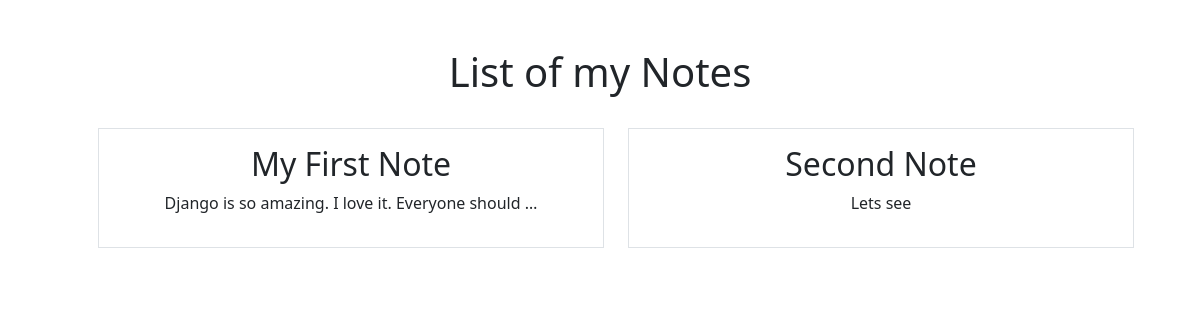
Page /notes/list on the earlier database version.
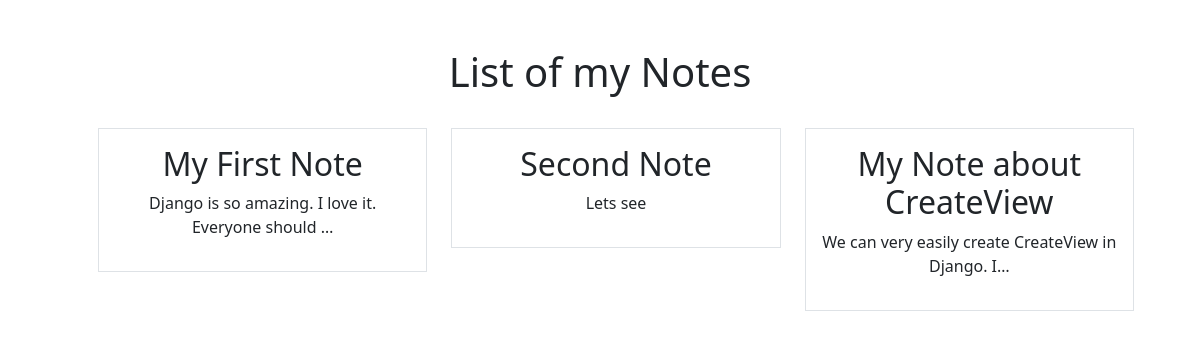
Same page on the later database version.
### notes/models.py (models this page shows)
class Notes(models.Model):
    title = models.CharField(max_length=200)
    content = models.TextField()
    created_at = models.DateTimeField(auto_now_add=True)

### notes/views.py (the view)
# urls.py: path('list', views.NotesListView.as_view(), name="notes.list"),
class NotesListView(ListView):
    model = Notes
    context_object_name = 'notes'

### notes/templates/notes/notes_list.html
{% extends 'base.html' %}
{% block content %}
    <h1>List of my Notes</h1>
    <ul>
        <div class="row row-cols3 p-4">
            {% for note in notes %}
                <div class="col">
                    <div class="p-3 border">
                        <a href="{% url 'notes.detail' pk=note.id %}" class="text-dark text-decoration-none">
                            <h2>{{ note.title }}</h2>
                        </a>
                        <p>{{ note.content|truncatechars:50 }}</p>
                    </div>
                </div>
            {% endfor %}
    </ul>
    </div>
{% endblock %}

Differences in the rows shown:
added Notes: title "My Note about CreateView", content "We can very easily create CreateView in Django. I…"
